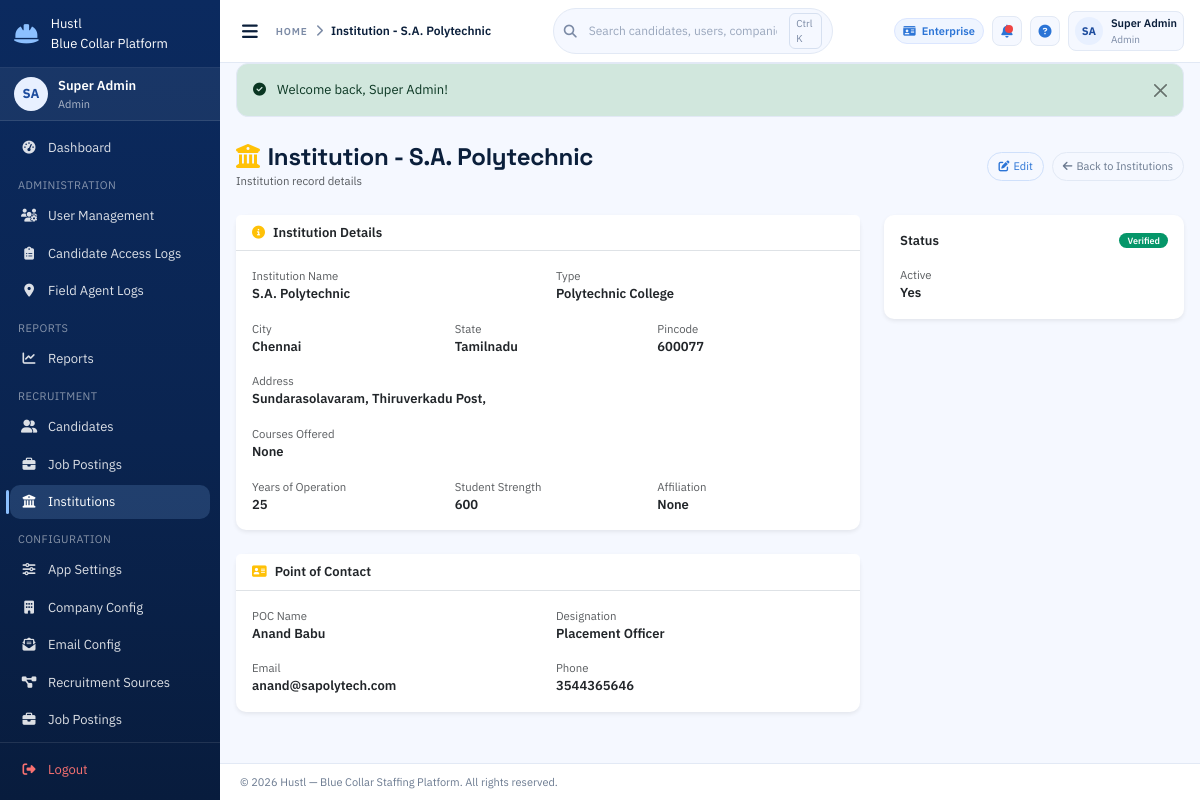
The app's page /institutions/1 (signed in) with its own data.
### models/user.py (models this page shows, shortened)
class User(Base):
    __tablename__ = "users"
    id = Column(Integer, primary_key=True, index=True)
    username = Column(String(50), unique=True, nullable=False, index=True)
    email = Column(String(100), unique=True, nullable=False, index=True)
    hashed_password = Column(String(255), nullable=False)
    seed_password = Column(String(255), nullable=True)
    role = Column(Enum(UserRole), nullable=False)
    license_type = Column(Enum(LicenseType), default=LicenseType.BASIC, nullable=False)
    full_name = Column(String(100), nullable=False)
    phone = Column(String(20), nullable=True)
    employee_id = Column(String(50), unique=True, nullable=True, index=True)
    date_of_birth = Column(DateTime, nullable=True)
    gender = Column(String(10), nullable=True)
    address = Column(Text, nullable=True)
    qualification = Column(String(100), nullable=True)
    experience_years = Column(Integer, nullable=True)
    department = Column(String(100), nullable=True)
    emergency_contact = Column(String(100), nullable=True)
    joining_date = Column(DateTime, nullable=True)
    reporting_manager = Column(String(100), nullable=True)
    is_active = Column(Boolean, default=True, nullable=False)
    is_verified = Column(Boolean, default=False, nullable=False)
    created_at = Column(DateTime, default=datetime.utcnow, nullable=False)
    updated_at = Column(DateTime, default=datetime.utcnow, onupdate=datetime.utcnow)
    last_login = Column(DateTime, nullable=True)
    created_by_id = Column(Integer, ForeignKey("users.id"), nullable=True)
    created_by = relationship("User", remote_side=[id], foreign_keys=[created_by_id])
    candidates_registered = relationship(
        "Candidate",
        back_populates="registered_by",
        foreign_keys="Candidate.registered_by_id",
    )

### models/institution.py (models this page shows)
class Institution(Base):
    __tablename__ = "institutions"
    id = Column(Integer, primary_key=True, index=True)
    name = Column(String(200), nullable=False, index=True)
    institution_type = Column(String(100), nullable=True)   # college / ITI / polytechnic / vocational
    location = Column(String(200), nullable=True)
    address = Column(Text, nullable=True)
    city = Column(String(100), nullable=True)
    state = Column(String(100), nullable=True)
    pincode = Column(String(10), nullable=True)
    courses_offered = Column(Text, nullable=True)           # comma-separated list
    years_of_operation = Column(Integer, nullable=True)
    affiliation = Column(String(200), nullable=True)
    student_strength = Column(Integer, nullable=True)
    poc_name = Column(String(100), nullable=True)
    poc_designation = Column(String(100), nullable=True)
    poc_email = Column(String(100), nullable=True)
    poc_phone = Column(String(20), nullable=True)
    is_verified = Column(Boolean, default=False, nullable=False)
    is_active = Column(Boolean, default=True, nullable=False)
    created_at = Column(DateTime, default=datetime.utcnow, nullable=False)
    updated_at = Column(DateTime, default=datetime.utcnow, onupdate=datetime.utcnow)

### routers/institutions.py (the view)
@router.get("/{iid}")
async def institution_view(iid: int, request: Request, db: Session = Depends(get_db)):
    user, redir = require_auth(request, db, *ALLOWED_ROLES)
    if redir:
        return redir
    inst = db.query(Institution).filter(Institution.id == iid).first()
    if not inst:
        add_flash(request, "Institution not found.", "danger")
        return RedirectResponse(url="/institutions", status_code=302)
    ctx = build_template_context(
        request, db,
        institution=inst,
        page_title=f"Institution - {inst.name}",
        back_url="/institutions",
        back_label="Back to Institutions",
        edit_url=f"/institutions/{iid}/edit",
    )
    return templates.TemplateResponse("institutions/view.html", ctx)

### templates/institutions/view.html (shortened to what this page needs)
{% extends "base.html" %}
{% block content %}
<div class="d-flex justify-content-between align-items-center mb-4">
  <div>
    <h4 class="fw-bold mb-0"><i class="fas fa-university text-warning me-2"></i>{{ page_title }}</h4>
    <small class="text-muted">Institution record details</small>
  </div>
  <div class="d-flex gap-2">
    {% if edit_url %}
    <a href="{{ edit_url }}" class="btn btn-outline-primary btn-sm">
      <i class="fas fa-edit me-1"></i>Edit
    </a>
    {% endif %}
    <a href="{{ back_url or '/institutions' }}" class="btn btn-outline-secondary btn-sm">
      <i class="fas fa-arrow-left me-1"></i>{{ back_label or 'Back' }}
    </a>
  </div>
</div>
<div class="row g-4">
  <div class="col-lg-8">
    <div class="card border-0 shadow-sm mb-4">
      <div class="card-header bg-white border-bottom fw-semibold">
        <i class="fas fa-info-circle text-warning me-2"></i>Institution Details
      </div>
      <div class="card-body">
        <div class="row g-3">
          <div class="col-md-6">
            <div class="text-muted small">Institution Name</div>
            <div class="fw-semibold">{{ institution.name }}</div>
          </div>
          <div class="col-md-6">
            <div class="text-muted small">Type</div>
            <div class="fw-semibold">{{ institution.institution_type or '-' }}</div>
          </div>
          <div class="col-md-4">
            <div class="text-muted small">City</div>
            <div class="fw-semibold">{{ institution.city or '-' }}</div>
          </div>
          <div class="col-md-4">
            <div class="text-muted small">State</div>
            <div class="fw-semibold">{{ institution.state or '-' }}</div>
          </div>
          <div class="col-md-4">
            <div class="text-muted small">Pincode</div>
            <div class="fw-semibold">{{ institution.pincode or '-' }}</div>
          </div>
          <div class="col-12">
            <div class="text-muted small">Address</div>
            <div class="fw-semibold">{{ institution.address or '-' }}</div>
          </div>
          <div class="col-12">
            <div class="text-muted small">Courses Offered</div>
            <div class="fw-semibold">{{ institution.courses_offered or '-' }}</div>
          </div>
          <div class="col-md-4">
            <div class="text-muted small">Years of Operation</div>
            <div class="fw-semibold">{{ institution.years_of_operation or '-' }}</div>
          </div>
          <div class="col-md-4">
            <div class="text-muted small">Student Strength</div>
            <div class="fw-semibold">{{ institution.student_strength or '-' }}</div>
          </div>
          <div class="col-md-4">
            <div class="text-muted small">Affiliation</div>
            <div class="fw-semibold">{{ institution.affiliation or '-' }}</div>
          </div>
        </div>
      </div>
    </div>
    <div class="card border-0 shadow-sm">
      <div class="card-header bg-white border-bottom fw-semibold">
        <i class="fas fa-address-card text-warning me-2"></i>Point of Contact
      </div>
      <div class="card-body">
        <div class="row g-3">
          <div class="col-md-6">
            <div class="text-muted small">POC Name</div>
            <div class="fw-semibold">{{ institution.poc_name or '-' }}</div>
          </div>
          <div class="col-md-6">
            <div class="text-muted small">Designation</div>
            <div class="fw-semibold">{{ institution.poc_designation or '-' }}</div>
          </div>
          <div class="col-md-6">
            <div class="text-muted small">Email</div>
            <div class="fw-semibold">{{ institution.poc_email or '-' }}</div>
          </div>
          <div class="col-md-6">
            <div class="text-muted small">Phone</div>
            <div class="fw-semibold">{{ institution.poc_phone or '-' }}</div>
          </div>
        </div>
      </div>
    </div>
  </div>
  <div class="col-lg-4">
    <div class="card border-0 shadow-sm">
      <div class="card-body">
        <div class="d-flex align-items-center justify-content-between mb-3">
          <div class="fw-semibold">Status</div>
          {% if institution.is_verified %}
          <span class="badge bg-success">Verified</span>
          {% else %}
          <span class="badge bg-warning text-dark">Pending</span>
          {% endif %}
        </div>
        <div class="text-muted small">Active</div>
        <div class="fw-semibold">{{ 'Yes' if institution.is_active else 'No' }}</div>
      </div>
    </div>
  </div>
</div>
{% endblock %}

### templates/base.html (shortened to what this page needs)
<!DOCTYPE html>
<html lang="en">
<head>
  <link href="https://cdn.jsdelivr.net/npm/bootstrap@5.3.2/dist/css/bootstrap.min.css" rel="stylesheet" />
  <link href="https://cdnjs.cloudflare.com/ajax/libs/font-awesome/6.5.0/css/all.min.css" rel="stylesheet" />
  <link href="/static/css/style.css" rel="stylesheet" />
</head>
<body class="si-app">
  <aside id="sidebar" class="si-sidebar">
    <div class="si-brand">
      <i class="fas fa-hard-hat si-brand-icon"></i>
      <div>
        <div class="si-brand-name">Hustl</div>
        <div class="si-brand-sub">Blue Collar Platform</div>
      </div>
    </div>
    {% if current_user %}
    <div class="si-user-card">
      <div class="si-avatar">{{ current_user.initials }}</div>
      <div class="si-user-info">
        <div class="si-user-name">{{ current_user.full_name }}</div>
        <div class="si-user-role">{{ current_user.role_display }}</div>
      </div>
    </div>
    {% endif %}
    <nav class="si-nav">
      <a class="si-nav-link {% if request.url.path == '/dashboard' %}active{% endif %}"
         href="/dashboard">
        <i class="fas fa-tachometer-alt"></i><span>Dashboard</span>
      </a>
      {% if current_user and current_user.role.value == 'institution' %}
      <div class="si-nav-section">Institution</div>
      <a class="si-nav-link {% if '/institutions/students' in request.url.path %}active{% endif %}"
         href="/institutions/students">
        <i class="fas fa-user-graduate"></i><span>Current Students</span>
      </a>
      <a class="si-nav-link {% if request.url.path == '/institutions/past-students' %}active{% endif %}"
         href="/institutions/past-students">
        <i class="fas fa-user-clock"></i><span>Past Students</span>
      </a>
      <div class="si-nav-section">Bulk Upload</div>
      <a class="si-nav-link {% if request.url.path == '/institutions/bulk-upload' %}active{% endif %}"
         href="/institutions/bulk-upload">
        <i class="fas fa-file-upload"></i><span>Bulk Upload to Layam</span>
      </a>
      {% else %}
      {% if current_user and current_user.role.value == 'admin' %}
      <div class="si-nav-section">Administration</div>
      <a class="si-nav-link {% if '/admin/users' in request.url.path %}active{% endif %}"
         href="/admin/users">
        <i class="fas fa-users-cog"></i><span>User Management</span>
      </a>
      <a class="si-nav-link {% if request.url.path == '/admin/candidate-access-logs' %}active{% endif %}"
         href="/admin/candidate-access-logs">
        <i class="fas fa-clipboard-list"></i><span>Candidate Access Logs</span>
      </a>
      <a class="si-nav-link {% if '/admin/field-agent-locations' in request.url.path %}active{% endif %}"
         href="/admin/field-agent-locations">
        <i class="fas fa-location-dot"></i><span>Field Agent Logs</span>
      </a>
      {% endif %}
      {% if current_user %}
      <div class="si-nav-section">Reports</div>
      <a class="si-nav-link {% if '/reports' in request.url.path %}active{% endif %}"
         href="/reports">
        <i class="fas fa-chart-line"></i><span>Reports</span>
      </a>
      {% endif %}
      {% if current_user and current_user.role.value in ['admin','manager','recruiter','field_agent'] %}
      <div class="si-nav-section">Recruitment</div>
      <a class="si-nav-link {% if '/candidates' in request.url.path %}active{% endif %}"
         href="/candidates">
        <i class="fas fa-user-friends"></i><span>Candidates</span>
      </a>
      <a class="si-nav-link {% if '/jobs' in request.url.path %}active{% endif %}"
         href="/jobs">
        <i class="fas fa-briefcase"></i><span>Job Postings</span>
      </a>
      {% endif %}
      {% if current_user and current_user.role.value in ['admin','employer'] %}
      <a class="si-nav-link {% if '/institutions' in request.url.path %}active{% endif %}"
         href="/institutions">
        <i class="fas fa-university"></i><span>Institutions</span>
      </a>
      {% endif %}
      {% if current_user and current_user.role.value in ['admin','employer'] %}
      <div class="si-nav-section">Configuration</div>
      {% if current_user.role.value == 'admin' %}
      <a class="si-nav-link {% if request.url.path == '/config/app' %}active{% endif %}"
         href="/config/app">
        <i class="fas fa-sliders-h"></i><span>App Settings</span>
      </a>
      {% endif %}
      <a class="si-nav-link {% if request.url.path == '/config/company' %}active{% endif %}"
         href="/config/company">
        <i class="fas fa-building"></i><span>Company Config</span>
      </a>
      <a class="si-nav-link {% if request.url.path == '/config/email' %}active{% endif %}"
         href="/config/email">
        <i class="fas fa-envelope-open-text"></i><span>Email Config</span>
      </a>
      <a class="si-nav-link {% if '/config/recruitment-sources' in request.url.path %}active{% endif %}"
         href="/config/recruitment-sources">
        <i class="fas fa-project-diagram"></i><span>Recruitment Sources</span>
      </a>
      <a class="si-nav-link {% if '/jobs' in request.url.path %}active{% endif %}"
         href="/jobs">
        <i class="fas fa-briefcase"></i><span>Job Postings</span>
      </a>
      <a class="si-nav-link {% if '/config/job-profiles' in request.url.path %}active{% endif %}"
         href="/config/job-profiles">
      </a>
      {% endif %}
      {% endif %}
    </nav>
    <div class="si-sidebar-footer">
      <a class="si-nav-link si-logout" href="/logout">
        <i class="fas fa-sign-out-alt"></i><span>Logout</span>
      </a>
    </div>
  </aside>
  <div id="main" class="si-main">
    <header class="si-topbar">
      <div class="si-topbar-left">
        <button class="si-toggle-btn" id="sidebarToggle" title="Toggle sidebar">
          <i class="fas fa-bars"></i>
        </button>
        <div class="si-breadcrumb">
          <span class="si-breadcrumb-label">Home</span>
          <i class="fas fa-chevron-right"></i>
          <span class="si-breadcrumb-current">{{ page_title or 'Dashboard' }}</span>
        </div>
      </div>
      <div class="si-topbar-center">
        <div class="si-search">
          <i class="fas fa-search"></i>
          <input type="text" placeholder="Search candidates, users, companies" />
          <span class="si-search-kbd">Ctrl K</span>
        </div>
      </div>
      <div class="si-topbar-right">
        {% if current_user %}
        <span class="si-chip si-license-badge">
          <i class="fas fa-id-card"></i>
          {{ current_user.license_type.value | title }}
        </span>
        <button class="si-icon-btn" title="Notifications">
          <span class="si-dot"></span>
        </button>
        <button class="si-icon-btn" title="Help">
          <i class="fas fa-circle-question"></i>
        </button>
        <div class="si-profile">
          <div class="si-avatar-sm">{{ current_user.initials }}</div>
          <div class="si-profile-meta">
            <div class="si-profile-name">{{ current_user.full_name }}</div>
            <div class="si-profile-role">{{ current_user.role_display }}</div>
          </div>
        </div>
        {% endif %}
      </div>
    </header>
    <div class="si-flash-zone">
      {% for msg in flash_messages %}
      <div class="alert alert-{{ 'danger' if msg.category == 'error' else msg.category }} alert-dismissible fade show si-alert" role="alert">
        {% if msg.category == 'success' %}<i class="fas fa-check-circle me-2"></i>
        {% elif msg.category == 'danger' %}<i class="fas fa-exclamation-circle me-2"></i>
        {% elif msg.category == 'warning' %}<i class="fas fa-exclamation-triangle me-2"></i>
        {% else %}<i class="fas fa-info-circle me-2"></i>{% endif %}
        {{ msg.message }}
        <button type="button" class="btn-close" data-bs-dismiss="alert"></button>
      </div>
      {% endfor %}
    </div>
    <main class="si-content">
      {% block content %}{% endblock %}
    </main>
    <footer class="si-footer">
      &copy; 2026 Hustl &mdash; Blue Collar Staffing Platform. All rights reserved.
    </footer>
  </div>
</body>
</html>

### records on screen
User: initials "SA", full_name "Super Admin", role_display "Admin", license_type.value "Enterprise"
Institution: name "S.A. Polytechnic", institution_type "Polytechnic College", city "Chennai", state "Tamilnadu", pincode "600077", address "Sundarasolavaram, Thiruverkadu Post,", courses_offered "None", years_of_operation "25", student_strength "600", affiliation "None", poc_name "Anand Babu", poc_designation "Placement Officer", poc_email "anand@sapolytech.com", poc_phone "3544365646", is_active "Yes"

### other values on screen
{{ page_title or 'Dashboard' }} "Institution - S.A. Polytechnic"
{{ msg.message }} "Welcome back, Super Admin!"
{{ page_title }} "Institution - S.A. Polytechnic"
{{ back_label or 'Back' }} "Back to Institutions"
